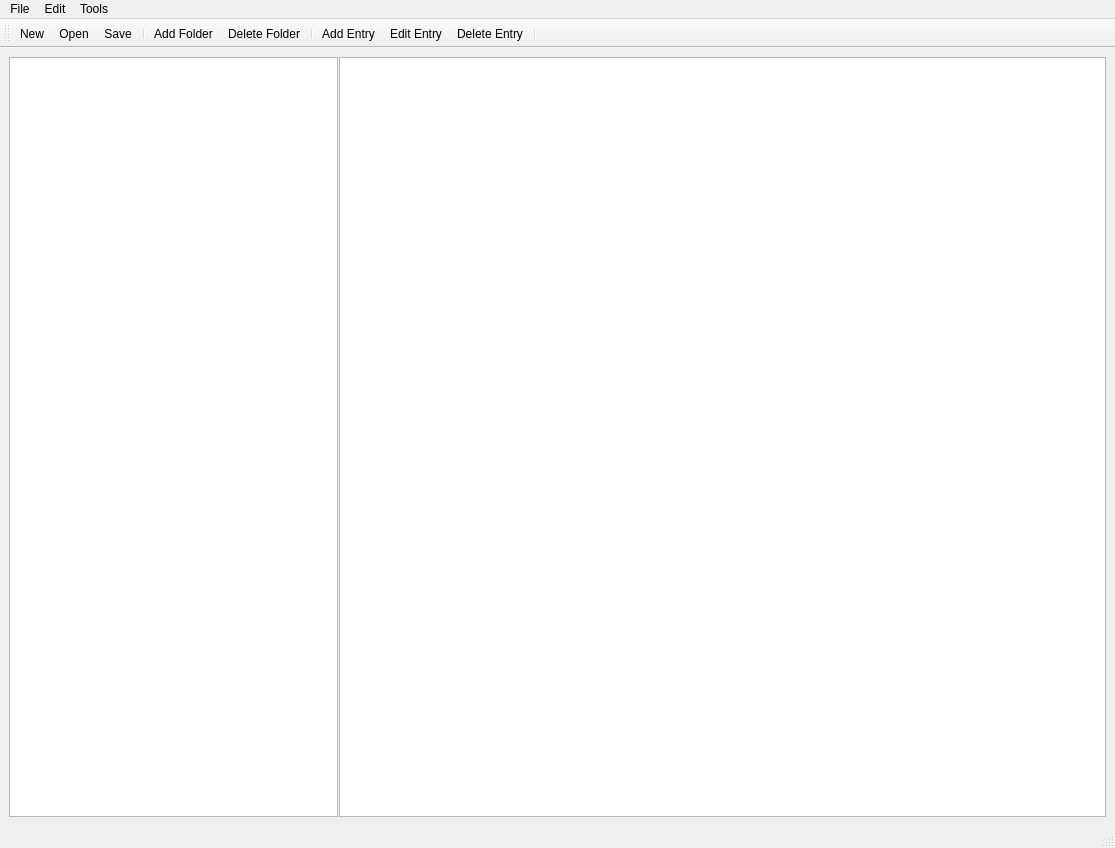
<?xml version="1.0" encoding="UTF-8"?>
<ui version="4.0">
 <class>MainWindow</class>
 <widget class="QMainWindow" name="MainWindow">
  <property name="geometry">
   <rect>
    <x>0</x>
    <y>0</y>
    <width>1115</width>
    <height>848</height>
   </rect>
  </property>
  <property name="windowTitle">
   <string>XKey</string>
  </property>
  <widget class="QWidget" name="centralwidget">
   <layout class="QVBoxLayout" name="verticalLayout">
    <item>
     <widget class="QSplitter" name="splitter">
      <property name="sizePolicy">
       <sizepolicy hsizetype="MinimumExpanding" vsizetype="Preferred">
        <horstretch>0</horstretch>
        <verstretch>0</verstretch>
       </sizepolicy>
      </property>
      <property name="contextMenuPolicy">
       <enum>Qt::ActionsContextMenu</enum>
      </property>
      <property name="orientation">
       <enum>Qt::Horizontal</enum>
      </property>
      <property name="handleWidth">
       <number>1</number>
      </property>
      <widget class="QTreeView" name="keyTree">
       <property name="sizePolicy">
        <sizepolicy hsizetype="Expanding" vsizetype="Expanding">
         <horstretch>30</horstretch>
         <verstretch>0</verstretch>
        </sizepolicy>
       </property>
       <property name="minimumSize">
        <size>
         <width>0</width>
         <height>0</height>
        </size>
       </property>
       <property name="editTriggers">
        <set>QAbstractItemView::DoubleClicked|QAbstractItemView::EditKeyPressed</set>
       </property>
       <property name="dragEnabled">
        <bool>true</bool>
       </property>
       <property name="dragDropMode">
        <enum>QAbstractItemView::DragDrop</enum>
       </property>
       <property name="defaultDropAction">
        <enum>Qt::MoveAction</enum>
       </property>
       <property name="autoExpandDelay">
        <number>0</number>
       </property>
       <property name="itemsExpandable">
        <bool>true</bool>
       </property>
       <property name="sortingEnabled">
        <bool>false</bool>
       </property>
       <property name="headerHidden">
        <bool>true</bool>
       </property>
       <property name="expandsOnDoubleClick">
        <bool>false</bool>
       </property>
      </widget>
      <widget class="QTableView" name="keyTable">
       <property name="sizePolicy">
        <sizepolicy hsizetype="Expanding" vsizetype="Expanding">
         <horstretch>70</horstretch>
         <verstretch>0</verstretch>
        </sizepolicy>
       </property>
       <property name="editTriggers">
        <set>QAbstractItemView::NoEditTriggers</set>
       </property>
       <property name="selectionMode">
        <enum>QAbstractItemView::SingleSelection</enum>
       </property>
       <property name="selectionBehavior">
        <enum>QAbstractItemView::SelectRows</enum>
       </property>
       <property name="sortingEnabled">
        <bool>true</bool>
       </property>
       <attribute name="horizontalHeaderCascadingSectionResizes">
        <bool>true</bool>
       </attribute>
       <attribute name="horizontalHeaderStretchLastSection">
        <bool>true</bool>
       </attribute>
       <attribute name="verticalHeaderVisible">
        <bool>false</bool>
       </attribute>
      </widget>
     </widget>
    </item>
   </layout>
  </widget>
  <widget class="QMenuBar" name="menubar">
   <property name="geometry">
    <rect>
     <x>0</x>
     <y>0</y>
     <width>1115</width>
     <height>20</height>
    </rect>
   </property>
   <widget class="QMenu" name="menuFile">
    <property name="title">
     <string>File</string>
    </property>
    <addaction name="actionNew"/>
    <addaction name="actionOpen"/>
    <addaction name="actionSave"/>
    <addaction name="actionSave_As"/>
    <addaction name="separator"/>
    <addaction name="actionQuit"/>
   </widget>
   <widget class="QMenu" name="menuEdit">
    <property name="title">
     <string>Edit</string>
    </property>
   </widget>
   <widget class="QMenu" name="menuTools">
    <property name="title">
     <string>Tools</string>
    </property>
    <addaction name="actionSettings"/>
   </widget>
   <addaction name="menuFile"/>
   <addaction name="menuEdit"/>
   <addaction name="menuTools"/>
  </widget>
  <widget class="QStatusBar" name="statusbar"/>
  <widget class="QToolBar" name="toolBar">
   <property name="windowTitle">
    <string>Toolbar</string>
   </property>
   <attribute name="toolBarArea">
    <enum>TopToolBarArea</enum>
   </attribute>
   <attribute name="toolBarBreak">
    <bool>false</bool>
   </attribute>
   <addaction name="actionNew"/>
   <addaction name="actionOpen"/>
   <addaction name="actionSave"/>
   <addaction name="separator"/>
   <addaction name="actionAddFolder"/>
   <addaction name="actionDeleteFolder"/>
   <addaction name="separator"/>
   <addaction name="actionAddEntry"/>
   <addaction name="actionEditEntry"/>
   <addaction name="actionDeleteEntry"/>
   <addaction name="separator"/>
  </widget>
  <action name="actionNew">
   <property name="text">
    <string>New</string>
   </property>
  </action>
  <action name="actionOpen">
   <property name="text">
    <string>Open</string>
   </property>
  </action>
  <action name="actionSave">
   <property name="text">
    <string>Save</string>
   </property>
  </action>
  <action name="actionSave_As">
   <property name="text">
    <string>Save As</string>
   </property>
  </action>
  <action name="actionQuit">
   <property name="text">
    <string>Quit</string>
   </property>
  </action>
  <action name="actionSettings">
   <property name="text">
    <string>Settings</string>
   </property>
  </action>
  <action name="actionAddEntry">
   <property name="text">
    <string>Add Entry</string>
   </property>
   <property name="toolTip">
    <string>Add new entry</string>
   </property>
  </action>
  <action name="actionEditEntry">
   <property name="text">
    <string>Edit Entry</string>
   </property>
   <property name="toolTip">
    <string>Edit current entry</string>
   </property>
  </action>
  <action name="actionAddFolder">
   <property name="text">
    <string>Add Folder</string>
   </property>
  </action>
  <action name="actionDeleteFolder">
   <property name="text">
    <string>Delete Folder</string>
   </property>
  </action>
  <action name="actionDeleteEntry">
   <property name="text">
    <string>Delete Entry</string>
   </property>
   <property name="toolTip">
    <string>Delete current Entry</string>
   </property>
  </action>
 </widget>
 <resources/>
 <connections>
  <connection>
   <sender>actionQuit</sender>
   <signal>triggered()</signal>
   <receiver>MainWindow</receiver>
   <slot>close()</slot>
   <hints>
    <hint type="sourcelabel">
     <x>-1</x>
     <y>-1</y>
    </hint>
    <hint type="destinationlabel">
     <x>399</x>
     <y>299</y>
    </hint>
   </hints>
  </connection>
 </connections>
</ui>
